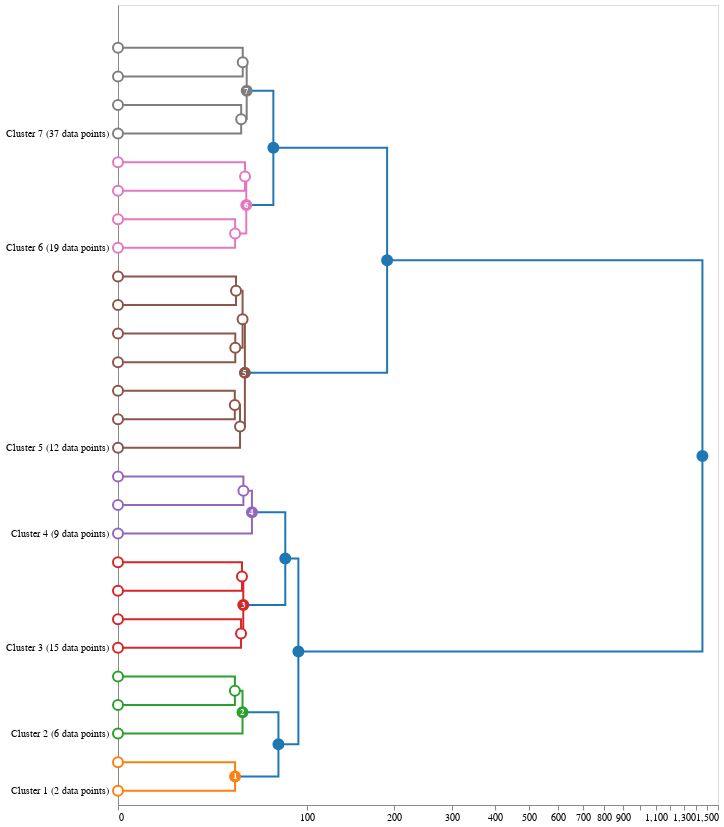

The code cell stored with this chart in its notebook:
### Code cell
imp.reload(idendro)

dd = idendro.Idendro(model, recovered_clusters, threshold)
dd.dendrogram_kwargs.update({'leaf_label_func': dd.show_only_cluster_labels()})

def hovertext_func(point):
    _, tree = dd.get_tree()

    count = tree[point['id']].get_count()
    nodes = tree[point['id']].pre_order(lambda x: x.get_id() if x.is_leaf() else None)  
    sds = impaired_signals[nodes, :].std(axis=0)       
    return {
        "Number of items": count,
        "Type": point['type'],
        "Max st dev observed": sds.max().round(2)
    }    

pltd = dd.to_altair(
    orientation='right', 
    show_points = True, 
    point_hover_func= hovertext_func
).properties(width=600, height=800)
pltd.layer[0].encoding.x.scale['type'] = 'symlog'
pltd.layer[0].encoding.x.scale['constant'] = 50
#print(pltd.to_json())
pltd

### Figure 1 — Vega-Lite specification as saved in the notebook (floating-point values rounded to 4 significant figures)
{"layer": [{"data": {"name": "data-3d2083b41ecf42bff071bf554c4e16be"}, "mark": "line", "encoding": {"color": {"field": "detail", "legend": null, "scale": {"domain": [0.0, 1.0, 2.0, 3.0, 4.0, 5.0, 6.0, 7.0, 8.0, 9.0, 10.0, 11.0, 12.0, 13.0, 14.0, 15.0, 16.0, 17.0, 18.0, 19.0, 20.0, 21.0, 22.0, 23.0, 24.0, 25.0], "range": ["#ff7f0e", "#2ca02c", "#2ca02c", "#1f77b4", "#d62728", "#d62728", "#d62728", "#9467bd", "#9467bd", "#1f77b4", "#1f77b4", "#8c564b", "#8c564b", "#8c564b", "#8c564b", "#8c564b", "#8c564b", "#e377c2", "#e377c2", "#e377c2", "#7f7f7f", "#7f7f7f", "#7f7f7f", "#1f77b4", "#1f77b4", "#1f77b4"]}, "type": "quantitative"}, "detail": {"field": "detail", "type": "quantitative"}, "order": {"field": "order", "type": "quantitative"}, "x": {"axis": {"grid": false}, "field": "y", "scale": {"constant": 50, "reverse": false, "type": "symlog"}, "title": null, "type": "quantitative"}, "y": {"axis": {"grid": false, "labelExpr": "datum.value == 5.0 ? 'Cluster 1 (2 data points)' : datum.value == 15.0 ? ' ' : datum.value == 25.0 ? 'Cluster 2 (6 data points)' : datum.value == 35.0 ? ' ' : datum.value == 45.0 ? ' ' : datum.value == 55.0 ? 'Cluster 3 (15 data points)' : datum.value == 65.0 ? ' ' : datum.value == 75.0 ? ' ' : datum.value == 85.0 ? ' ' : datum.value == 95.0 ? 'Cluster 4 (9 data points)' : datum.value == 105.0 ? ' ' : datum.value == 115.0 ? ' ' : datum.value == 125.0 ? 'Cluster 5 (12 data points)' : datum.value == 135.0 ? ' ' : datum.value == 145.0 ? ' ' : datum.value == 155.0 ? ' ' : datum.value == 165.0 ? ' ' : datum.value == 175.0 ? ' ' : datum.value == 185.0 ? ' ' : datum.value == 195.0 ? 'Cluster 6 (19 data points)' : datum.value == 205.0 ? ' ' : datum.value == 215.0 ? ' ' : datum.value == 225.0 ? ' ' : datum.value == 235.0 ? 'Cluster 7 (37 data points)' : datum.value == 245.0 ? ' ' : datum.value == 255.0 ? ' ' : datum.value == 265.0 ? ' ' : ''", "labelPadding": 10, "orient": "left", "ticks": false, "values": [5.0, 15.0, 25.0, 35.0, 45.0, 55.0, 65.0, 75.0, 85.0, 95.0, 105.0, 115.0, 125.0, 135.0, 145.0, 155.0, 165.0, 175.0, 185.0, 195.0, 205.0, 215.0, 225.0, 235.0, 245.0, 255.0, 265.0]}, "field": "x", "title": null, "type": "quantitative"}}}, {"data": {"name": "data-7d1e71a7e250c25a2859e91021623a96"}, "mark": {"type": "point", "opacity": 1, "size": 100}, "encoding": {"fill": {"field": "fillcolor", "scale": null, "type": "nominal"}, "stroke": {"field": "edgecolor", "scale": null, "type": "nominal"}, "tooltip": [{"field": "Number of items", "type": "quantitative"}, {"field": "Type", "type": "nominal"}, {"field": "Max st dev observed", "type": "quantitative"}], "x": {"axis": {"grid": false}, "field": "y", "scale": {"constant": 50, "reverse": false, "type": "symlog"}, "title": null, "type": "quantitative"}, "y": {"axis": {"grid": false, "labelExpr": "datum.value == 5.0 ? 'Cluster 1 (2 data points)' : datum.value == 15.0 ? ' ' : datum.value == 25.0 ? 'Cluster 2 (6 data points)' : datum.value == 35.0 ? ' ' : datum.value == 45.0 ? ' ' : datum.value == 55.0 ? 'Cluster 3 (15 data points)' : datum.value == 65.0 ? ' ' : datum.value == 75.0 ? ' ' : datum.value == 85.0 ? ' ' : datum.value == 95.0 ? 'Cluster 4 (9 data points)' : datum.value == 105.0 ? ' ' : datum.value == 115.0 ? ' ' : datum.value == 125.0 ? 'Cluster 5 (12 data points)' : datum.value == 135.0 ? ' ' : datum.value == 145.0 ? ' ' : datum.value == 155.0 ? ' ' : datum.value == 165.0 ? ' ' : datum.value == 175.0 ? ' ' : datum.value == 185.0 ? ' ' : datum.value == 195.0 ? 'Cluster 6 (19 data points)' : datum.value == 205.0 ? ' ' : datum.value == 215.0 ? ' ' : datum.value == 225.0 ? ' ' : datum.value == 235.0 ? 'Cluster 7 (37 data points)' : datum.value == 245.0 ? ' ' : datum.value == 255.0 ? ' ' : datum.value == 265.0 ? ' ' : ''", "labelPadding": 10, "orient": "left", "ticks": false, "values": [5.0, 15.0, 25.0, 35.0, 45.0, 55.0, 65.0, 75.0, 85.0, 95.0, 105.0, 115.0, 125.0, 135.0, 145.0, 155.0, 165.0, 175.0, 185.0, 195.0, 205.0, 215.0, 225.0, 235.0, 245.0, 255.0, 265.0]}, "field": "x", "title": null, "type": "quantitative"}}}, {"data": {"name": "data-7d1e71a7e250c25a2859e91021623a96"}, "mark": {"type": "text", "color": "white", "fontWeight": "bold", "size": 9}, "encoding": {"text": {"field": "text", "type": "nominal"}, "tooltip": [{"field": "Number of items", "type": "quantitative"}, {"field": "Type", "type": "nominal"}, {"field": "Max st dev observed", "type": "quantitative"}], "x": {"axis": {"grid": false}, "field": "y", "scale": {"constant": 50, "reverse": false, "type": "symlog"}, "title": null, "type": "quantitative"}, "y": {"axis": {"grid": false, "labelExpr": "datum.value == 5.0 ? 'Cluster 1 (2 data points)' : datum.value == 15.0 ? ' ' : datum.value == 25.0 ? 'Cluster 2 (6 data points)' : datum.value == 35.0 ? ' ' : datum.value == 45.0 ? ' ' : datum.value == 55.0 ? 'Cluster 3 (15 data points)' : datum.value == 65.0 ? ' ' : datum.value == 75.0 ? ' ' : datum.value == 85.0 ? ' ' : datum.value == 95.0 ? 'Cluster 4 (9 data points)' : datum.value == 105.0 ? ' ' : datum.value == 115.0 ? ' ' : datum.value == 125.0 ? 'Cluster 5 (12 data points)' : datum.value == 135.0 ? ' ' : datum.value == 145.0 ? ' ' : datum.value == 155.0 ? ' ' : datum.value == 165.0 ? ' ' : datum.value == 175.0 ? ' ' : datum.value == 185.0 ? ' ' : datum.value == 195.0 ? 'Cluster 6 (19 data points)' : datum.value == 205.0 ? ' ' : datum.value == 215.0 ? ' ' : datum.value == 225.0 ? ' ' : datum.value == 235.0 ? 'Cluster 7 (37 data points)' : datum.value == 245.0 ? ' ' : datum.value == 255.0 ? ' ' : datum.value == 265.0 ? ' ' : ''", "labelPadding": 10, "orient": "left", "ticks": false, "values": [5.0, 15.0, 25.0, 35.0, 45.0, 55.0, 65.0, 75.0, 85.0, 95.0, 105.0, 115.0, 125.0, 135.0, 145.0, 155.0, 165.0, 175.0, 185.0, 195.0, 205.0, 215.0, 225.0, 235.0, 245.0, 255.0, 265.0]}, "field": "x", "title": null, "type": "quantitative"}}}], "height": 800, "width": 600, "$schema": "https://vega.github.io/schema/vega-lite/v4.17.0.json", "datasets": {"data-3d2083b41ecf42bff071bf554c4e16be": [{"x": 5.0, "y": 0.0, "detail": 0, "order": 1}, {"x": 5.0, "y": 48.92, "detail": 0, "order": 2}, {"x": 15.0, "y": 48.92, "detail": 0, "order": 3}, {"x": 15.0, "y": 0.0, "detail": 0, "order": 4}, {"x": 35.0, "y": 0.0, "detail": 1, "order": 1}, {"x": 35.0, "y": 48.81, "detail": 1, "order": 2}, {"x": 45.0, "y": 48.81, "detail": 1, "order": 3}, {"x": 45.0, "y": 0.0, "detail": 1, "order": 4}, {"x": 25.0, "y": 0.0, "detail": 2, "order": 1}, {"x": 25.0, "y": 53.3, "detail": 2, "order": 2}, {"x": 40.0, "y": 53.3, "detail": 2, "order": 3}, {"x": 40.0, "y": 48.81, "detail": 2, "order": 4}, {"x": 10.0, "y": 48.92, "detail": 3, "order": 1}, {"x": 10.0, "y": 77.35, "detail": 3, "order": 2}, {"x": 32.5, "y": 77.35, "detail": 3, "order": 3}, {"x": 32.5, "y": 53.3, "detail": 3, "order": 4}, {"x": 55.0, "y": 0.0, "detail": 4, "order": 1}, {"x": 55.0, "y": 52.42, "detail": 4, "order": 2}, {"x": 65.0, "y": 52.42, "detail": 4, "order": 3}, {"x": 65.0, "y": 0.0, "detail": 4, "order": 4}, {"x": 75.0, "y": 0.0, "detail": 5, "order": 1}, {"x": 75.0, "y": 52.97, "detail": 5, "order": 2}, {"x": 85.0, "y": 52.97, "detail": 5, "order": 3}, {"x": 85.0, "y": 0.0, "detail": 5, "order": 4}, {"x": 60.0, "y": 52.42, "detail": 6, "order": 1}, {"x": 60.0, "y": 53.76, "detail": 6, "order": 2}, {"x": 80.0, "y": 53.76, "detail": 6, "order": 3}, {"x": 80.0, "y": 52.97, "detail": 6, "order": 4}, {"x": 105.0, "y": 0.0, "detail": 7, "order": 1}, {"x": 105.0, "y": 53.83, "detail": 7, "order": 2}, {"x": 115.0, "y": 53.83, "detail": 7, "order": 3}, {"x": 115.0, "y": 0.0, "detail": 7, "order": 4}, {"x": 95.0, "y": 0.0, "detail": 8, "order": 1}, {"x": 95.0, "y": 59.13, "detail": 8, "order": 2}, {"x": 110.0, "y": 59.13, "detail": 8, "order": 3}, {"x": 110.0, "y": 53.83, "detail": 8, "order": 4}, {"x": 70.0, "y": 53.76, "detail": 9, "order": 1}, {"x": 70.0, "y": 82.53, "detail": 9, "order": 2}, {"x": 102.5, "y": 82.53, "detail": 9, "order": 3}, {"x": 102.5, "y": 59.13, "detail": 9, "order": 4}, {"x": 21.25, "y": 77.35, "detail": 10, "order": 1}, {"x": 21.25, "y": 93.05, "detail": 10, "order": 2}, {"x": 86.25, "y": 93.05, "detail": 10, "order": 3}, {"x": 86.25, "y": 82.53, "detail": 10, "order": 4}, {"x": 135.0, "y": 0.0, "detail": 11, "order": 1}, {"x": 135.0, "y": 48.75, "detail": 11, "order": 2}, {"x": 145.0, "y": 48.75, "detail": 11, "order": 3}, {"x": 145.0, "y": 0.0, "detail": 11, "order": 4}, {"x": 125.0, "y": 0.0, "detail": 12, "order": 1}, {"x": 125.0, "y": 51.81, "detail": 12, "order": 2}, {"x": 140.0, "y": 51.81, "detail": 12, "order": 3}, {"x": 140.0, "y": 48.75, "detail": 12, "order": 4}, {"x": 155.0, "y": 0.0, "detail": 13, "order": 1}, {"x": 155.0, "y": 49.03, "detail": 13, "order": 2}, {"x": 165.0, "y": 49.03, "detail": 13, "order": 3}, {"x": 165.0, "y": 0.0, "detail": 13, "order": 4}, {"x": 175.0, "y": 0.0, "detail": 14, "order": 1}, {"x": 175.0, "y": 49.46, "detail": 14, "order": 2}, {"x": 185.0, "y": 49.46, "detail": 14, "order": 3}, {"x": 185.0, "y": 0.0, "detail": 14, "order": 4}, {"x": 160.0, "y": 49.03, "detail": 15, "order": 1}, {"x": 160.0, "y": 53.34, "detail": 15, "order": 2}, {"x": 180.0, "y": 53.34, "detail": 15, "order": 3}, {"x": 180.0, "y": 49.46, "detail": 15, "order": 4}, {"x": 132.5, "y": 51.81, "detail": 16, "order": 1}, {"x": 132.5, "y": 54.73, "detail": 16, "order": 2}, {"x": 170.0, "y": 54.73, "detail": 16, "order": 3}, {"x": 170.0, "y": 53.34, "detail": 16, "order": 4}, {"x": 195.0, "y": 0.0, "detail": 17, "order": 1}, {"x": 195.0, "y": 48.93, "detail": 17, "order": 2}, {"x": 205.0, "y": 48.93, "detail": 17, "order": 3}, {"x": 205.0, "y": 0.0, "detail": 17, "order": 4}, {"x": 215.0, "y": 0.0, "detail": 18, "order": 1}, {"x": 215.0, "y": 54.82, "detail": 18, "order": 2}, {"x": 225.0, "y": 54.82, "detail": 18, "order": 3}, {"x": 225.0, "y": 0.0, "detail": 18, "order": 4}, {"x": 200.0, "y": 48.93, "detail": 19, "order": 1}, {"x": 200.0, "y": 55.59, "detail": 19, "order": 2}, {"x": 220.0, "y": 55.59, "detail": 19, "order": 3}, {"x": 220.0, "y": 54.82, "detail": 19, "order": 4}, {"x": 235.0, "y": 0.0, "detail": 20, "order": 1}, {"x": 235.0, "y": 52.5, "detail": 20, "order": 2}, {"x": 245.0, "y": 52.5, "detail": 20, "order": 3}, {"x": 245.0, "y": 0.0, "detail": 20, "order": 4}, {"x": 255.0, "y": 0.0, "detail": 21, "order": 1}, {"x": 255.0, "y": 53.43, "detail": 21, "order": 2}, {"x": 265.0, "y": 53.43, "detail": 21, "order": 3}, {"x": 265.0, "y": 0.0, "detail": 21, "order": 4}, {"x": 240.0, "y": 52.5, "detail": 22, "order": 1}, {"x": 240.0, "y": 55.85, "detail": 22, "order": 2}, {"x": 260.0, "y": 55.85, "detail": 22, "order": 3}, {"x": 260.0, "y": 53.43, "detail": 22, "order": 4}, {"x": 210.0, "y": 55.59, "detail": 23, "order": 1}, {"x": 210.0, "y": 73.64, "detail": 23, "order": 2}, {"x": 250.0, "y": 73.64, "detail": 23, "order": 3}, {"x": 250.0, "y": 55.85, "detail": 23, "order": 4}, {"x": 151.2, "y": 54.73, "detail": 24, "order": 1}, {"x": 151.2, "y": 189.9, "detail": 24, "order": 2}, {"x": 230.0, "y": 189.9, "detail": 24, "order": 3}, {"x": 230.0, "y": 73.64, "detail": 24, "order": 4}, {"x": 53.75, "y": 93.05, "detail": 25, "order": 1}, {"x": 53.75, "y": 1457.0, "detail": 25, "order": 2}, {"x": 190.6, "y": 1457.0, "detail": 25, "order": 3}, {"x": 190.6, "y": 189.9, "detail": 25, "order": 4}], "data-7d1e71a7e250c25a2859e91021623a96": [{"x": 5.0, "y": 0.0, "fillcolor": "#ffffff", "edgecolor": "#ff7f0e", "text": "", "hover": ["Number of items", "Type", "Max st dev observed"], "Number of items": 1, "Type": "leaf", "Max st dev observed": 0.0}, {"x": 15.0, "y": 0.0, "fillcolor": "#ffffff", "edgecolor": "#ff7f0e", "text": "", "hover": ["Number of items", "Type", "Max st dev observed"], "Number of items": 1, "Type": "leaf", "Max st dev observed": 0.0}, {"x": 25.0, "y": 0.0, "fillcolor": "#ffffff", "edgecolor": "#2ca02c", "text": "", "hover": ["Number of items", "Type", "Max st dev observed"], "Number of items": 1, "Type": "leaf", "Max st dev observed": 0.0}, {"x": 35.0, "y": 0.0, "fillcolor": "#ffffff", "edgecolor": "#2ca02c", "text": "", "hover": ["Number of items", "Type", "Max st dev observed"], "Number of items": 1, "Type": "leaf", "Max st dev observed": 0.0}, {"x": 45.0, "y": 0.0, "fillcolor": "#ffffff", "edgecolor": "#2ca02c", "text": "", "hover": ["Number of items", "Type", "Max st dev observed"], "Number of items": 4, "Type": "leaf", "Max st dev observed": 2.11}, {"x": 55.0, "y": 0.0, "fillcolor": "#ffffff", "edgecolor": "#d62728", "text": "", "hover": ["Number of items", "Type", "Max st dev observed"], "Number of items": 1, "Type": "leaf", "Max st dev observed": 0.0}, {"x": 65.0, "y": 0.0, "fillcolor": "#ffffff", "edgecolor": "#d62728", "text": "", "hover": ["Number of items", "Type", "Max st dev observed"], "Number of items": 1, "Type": "leaf", "Max st dev observed": 0.0}, {"x": 75.0, "y": 0.0, "fillcolor": "#ffffff", "edgecolor": "#d62728", "text": "", "hover": ["Number of items", "Type", "Max st dev observed"], "Number of items": 2, "Type": "leaf", "Max st dev observed": 2.62}, {"x": 85.0, "y": 0.0, "fillcolor": "#ffffff", "edgecolor": "#d62728", "text": "", "hover": ["Number of items", "Type", "Max st dev observed"], "Number of items": 11, "Type": "leaf", "Max st dev observed": 1.62}, {"x": 95.0, "y": 0.0, "fillcolor": "#ffffff", "edgecolor": "#9467bd", "text": "", "hover": ["Number of items", "Type", "Max st dev observed"], "Number of items": 1, "Type": "leaf", "Max st dev observed": 0.0}, {"x": 105.0, "y": 0.0, "fillcolor": "#ffffff", "edgecolor": "#9467bd", "text": "", "hover": ["Number of items", "Type", "Max st dev observed"], "Number of items": 1, "Type": "leaf", "Max st dev observed": 0.0}, {"x": 115.0, "y": 0.0, "fillcolor": "#ffffff", "edgecolor": "#9467bd", "text": "", "hover": ["Number of items", "Type", "Max st dev observed"], "Number of items": 7, "Type": "leaf", "Max st dev observed": 1.8}, {"x": 125.0, "y": 0.0, "fillcolor": "#ffffff", "edgecolor": "#8c564b", "text": "", "hover": ["Number of items", "Type", "Max st dev observed"], "Number of items": 1, "Type": "leaf", "Max st dev observed": 0.0}, {"x": 135.0, "y": 0.0, "fillcolor": "#ffffff", "edgecolor": "#8c564b", "text": "", "hover": ["Number of items", "Type", "Max st dev observed"], "Number of items": 1, "Type": "leaf", "Max st dev observed": 0.0}, {"x": 145.0, "y": 0.0, "fillcolor": "#ffffff", "edgecolor": "#8c564b", "text": "", "hover": ["Number of items", "Type", "Max st dev observed"], "Number of items": 4, "Type": "leaf", "Max st dev observed": 2.02}, {"x": 155.0, "y": 0.0, "fillcolor": "#ffffff", "edgecolor": "#8c564b", "text": "", "hover": ["Number of items", "Type", "Max st dev observed"], "Number of items": 1, "Type": "leaf", "Max st dev observed": 0.0}, {"x": 165.0, "y": 0.0, "fillcolor": "#ffffff", "edgecolor": "#8c564b", "text": "", "hover": ["Number of items", "Type", "Max st dev observed"], "Number of items": 2, "Type": "leaf", "Max st dev observed": 2.37}, {"x": 175.0, "y": 0.0, "fillcolor": "#ffffff", "edgecolor": "#8c564b", "text": "", "hover": ["Number of items", "Type", "Max st dev observed"], "Number of items": 1, "Type": "leaf", "Max st dev observed": 0.0}, {"x": 185.0, "y": 0.0, "fillcolor": "#ffffff", "edgecolor": "#8c564b", "text": "", "hover": ["Number of items", "Type", "Max st dev observed"], "Number of items": 2, "Type": "leaf", "Max st dev observed": 1.98}, {"x": 195.0, "y": 0.0, "fillcolor": "#ffffff", "edgecolor": "#e377c2", "text": "", "hover": ["Number of items", "Type", "Max st dev observed"], "Number of items": 1, "Type": "leaf", "Max st dev observed": 0.0}, {"x": 205.0, "y": 0.0, "fillcolor": "#ffffff", "edgecolor": "#e377c2", "text": "", "hover": ["Number of items", "Type", "Max st dev observed"], "Number of items": 2, "Type": "leaf", "Max st dev observed": 2.37}, {"x": 215.0, "y": 0.0, "fillcolor": "#ffffff", "edgecolor": "#e377c2", "text": "", "hover": ["Number of items", "Type", "Max st dev observed"], "Number of items": 1, "Type": "leaf", "Max st dev observed": 0.0}, {"x": 225.0, "y": 0.0, "fillcolor": "#ffffff", "edgecolor": "#e377c2", "text": "", "hover": ["Number of items", "Type", "Max st dev observed"], "Number of items": 15, "Type": "leaf", "Max st dev observed": 1.69}, {"x": 235.0, "y": 0.0, "fillcolor": "#ffffff", "edgecolor": "#7f7f7f", "text": "", "hover": ["Number of items", "Type", "Max st dev observed"], "Number of items": 1, "Type": "leaf", "Max st dev observed": 0.0}, {"x": 245.0, "y": 0.0, "fillcolor": "#ffffff", "edgecolor": "#7f7f7f", "text": "", "hover": ["Number of items", "Type", "Max st dev observed"], "Number of items": 1, "Type": "leaf", "Max st dev observed": 0.0}, {"x": 255.0, "y": 0.0, "fillcolor": "#ffffff", "edgecolor": "#7f7f7f", "text": "", "hover": ["Number of items", "Type", "Max st dev observed"], "Number of items": 1, "Type": "leaf", "Max st dev observed": 0.0}, {"x": 265.0, "y": 0.0, "fillcolor": "#ffffff", "edgecolor": "#7f7f7f", "text": "", "hover": ["Number of items", "Type", "Max st dev observed"], "Number of items": 34, "Type": "leaf", "Max st dev observed": 1.39}, {"x": 10.0, "y": 48.92, "fillcolor": "#ff7f0e", "edgecolor": "#ff7f0e", "text": "1", "hover": ["Number of items", "Type", "Max st dev observed"], "Number of items": 2, "Type": "cluster", "Max st dev observed": 2.32}, {"x": 40.0, "y": 48.81, "fillcolor": "#ffffff", "edgecolor": "#2ca02c", "text": "", "hover": ["Number of items", "Type", "Max st dev observed"], "Number of items": 5, "Type": "subcluster", "Max st dev observed": 1.9}, {"x": 32.5, "y": 53.3, "fillcolor": "#2ca02c", "edgecolor": "#2ca02c", "text": "2", "hover": ["Number of items", "Type", "Max st dev observed"], "Number of items": 6, "Type": "cluster", "Max st dev observed": 1.83}, {"x": 21.25, "y": 77.35, "fillcolor": "#1f77b4", "edgecolor": "#1f77b4", "text": "", "hover": ["Number of items", "Type", "Max st dev observed"], "Number of items": 8, "Type": "supercluster", "Max st dev observed": 1.73}, {"x": 60.0, "y": 52.42, "fillcolor": "#ffffff", "edgecolor": "#d62728", "text": "", "hover": ["Number of items", "Type", "Max st dev observed"], "Number of items": 2, "Type": "subcluster", "Max st dev observed": 2.14}, {"x": 80.0, "y": 52.97, "fillcolor": "#ffffff", "edgecolor": "#d62728", "text": "", "hover": ["Number of items", "Type", "Max st dev observed"], "Number of items": 13, "Type": "subcluster", "Max st dev observed": 1.54}, {"x": 70.0, "y": 53.76, "fillcolor": "#d62728", "edgecolor": "#d62728", "text": "3", "hover": ["Number of items", "Type", "Max st dev observed"], "Number of items": 15, "Type": "cluster", "Max st dev observed": 1.5}, {"x": 110.0, "y": 53.83, "fillcolor": "#ffffff", "edgecolor": "#9467bd", "text": "", "hover": ["Number of items", "Type", "Max st dev observed"], "Number of items": 8, "Type": "subcluster", "Max st dev observed": 1.79}, {"x": 102.5, "y": 59.13, "fillcolor": "#9467bd", "edgecolor": "#9467bd", "text": "4", "hover": ["Number of items", "Type", "Max st dev observed"], "Number of items": 9, "Type": "cluster", "Max st dev observed": 1.71}, {"x": 86.25, "y": 82.53, "fillcolor": "#1f77b4", "edgecolor": "#1f77b4", "text": "", "hover": ["Number of items", "Type", "Max st dev observed"], "Number of items": 24, "Type": "supercluster", "Max st dev observed": 1.53}, {"x": 53.75, "y": 93.05, "fillcolor": "#1f77b4", "edgecolor": "#1f77b4", "text": "", "hover": ["Number of items", "Type", "Max st dev observed"], "Number of items": 32, "Type": "supercluster", "Max st dev observed": 1.42}, {"x": 140.0, "y": 48.75, "fillcolor": "#ffffff", "edgecolor": "#8c564b", "text": "", "hover": ["Number of items", "Type", "Max st dev observed"], "Number of items": 5, "Type": "subcluster", "Max st dev observed": 1.81}, {"x": 132.5, "y": 51.81, "fillcolor": "#ffffff", "edgecolor": "#8c564b", "text": "", "hover": ["Number of items", "Type", "Max st dev observed"], "Number of items": 6, "Type": "subcluster", "Max st dev observed": 1.8}, {"x": 160.0, "y": 49.03, "fillcolor": "#ffffff", "edgecolor": "#8c564b", "text": "", "hover": ["Number of items", "Type", "Max st dev observed"], "Number of items": 3, "Type": "subcluster", "Max st dev observed": 2.11}, {"x": 180.0, "y": 49.46, "fillcolor": "#ffffff", "edgecolor": "#8c564b", "text": "", "hover": ["Number of items", "Type", "Max st dev observed"], "Number of items": 3, "Type": "subcluster", "Max st dev observed": 2.06}, {"x": 170.0, "y": 53.34, "fillcolor": "#ffffff", "edgecolor": "#8c564b", "text": "", "hover": ["Number of items", "Type", "Max st dev observed"], "Number of items": 6, "Type": "subcluster", "Max st dev observed": 1.79}, {"x": 151.2, "y": 54.73, "fillcolor": "#8c564b", "edgecolor": "#8c564b", "text": "5", "hover": ["Number of items", "Type", "Max st dev observed"], "Number of items": 12, "Type": "cluster", "Max st dev observed": 1.54}, {"x": 200.0, "y": 48.93, "fillcolor": "#ffffff", "edgecolor": "#e377c2", "text": "", "hover": ["Number of items", "Type", "Max st dev observed"], "Number of items": 3, "Type": "subcluster", "Max st dev observed": 2.14}, {"x": 220.0, "y": 54.82, "fillcolor": "#ffffff", "edgecolor": "#e377c2", "text": "", "hover": ["Number of items", "Type", "Max st dev observed"], "Number of items": 16, "Type": "subcluster", "Max st dev observed": 1.69}, {"x": 210.0, "y": 55.59, "fillcolor": "#e377c2", "edgecolor": "#e377c2", "text": "6", "hover": ["Number of items", "Type", "Max st dev observed"], "Number of items": 19, "Type": "cluster", "Max st dev observed": 1.57}, {"x": 240.0, "y": 52.5, "fillcolor": "#ffffff", "edgecolor": "#7f7f7f", "text": "", "hover": ["Number of items", "Type", "Max st dev observed"], "Number of items": 2, "Type": "subcluster", "Max st dev observed": 2.38}, {"x": 260.0, "y": 53.43, "fillcolor": "#ffffff", "edgecolor": "#7f7f7f", "text": "", "hover": ["Number of items", "Type", "Max st dev observed"], "Number of items": 35, "Type": "subcluster", "Max st dev observed": 1.37}, {"x": 250.0, "y": 55.85, "fillcolor": "#7f7f7f", "edgecolor": "#7f7f7f", "text": "7", "hover": ["Number of items", "Type", "Max st dev observed"], "Number of items": 37, "Type": "cluster", "Max st dev observed": 1.41}, {"x": 230.0, "y": 73.64, "fillcolor": "#1f77b4", "edgecolor": "#1f77b4", "text": "", "hover": ["Number of items", "Type", "Max st dev observed"], "Number of items": 56, "Type": "supercluster", "Max st dev observed": 1.88}, {"x": 190.6, "y": 189.9, "fillcolor": "#1f77b4", "edgecolor": "#1f77b4", "text": "", "hover": ["Number of items", "Type", "Max st dev observed"], "Number of items": 68, "Type": "supercluster", "Max st dev observed": 6.78}, {"x": 122.2, "y": 1457.0, "fillcolor": "#1f77b4", "edgecolor": "#1f77b4", "text": "", "hover": ["Number of items", "Type", "Max st dev observed"], "Number of items": 100, "Type": "supercluster", "Max st dev observed": 11.27}]}}
